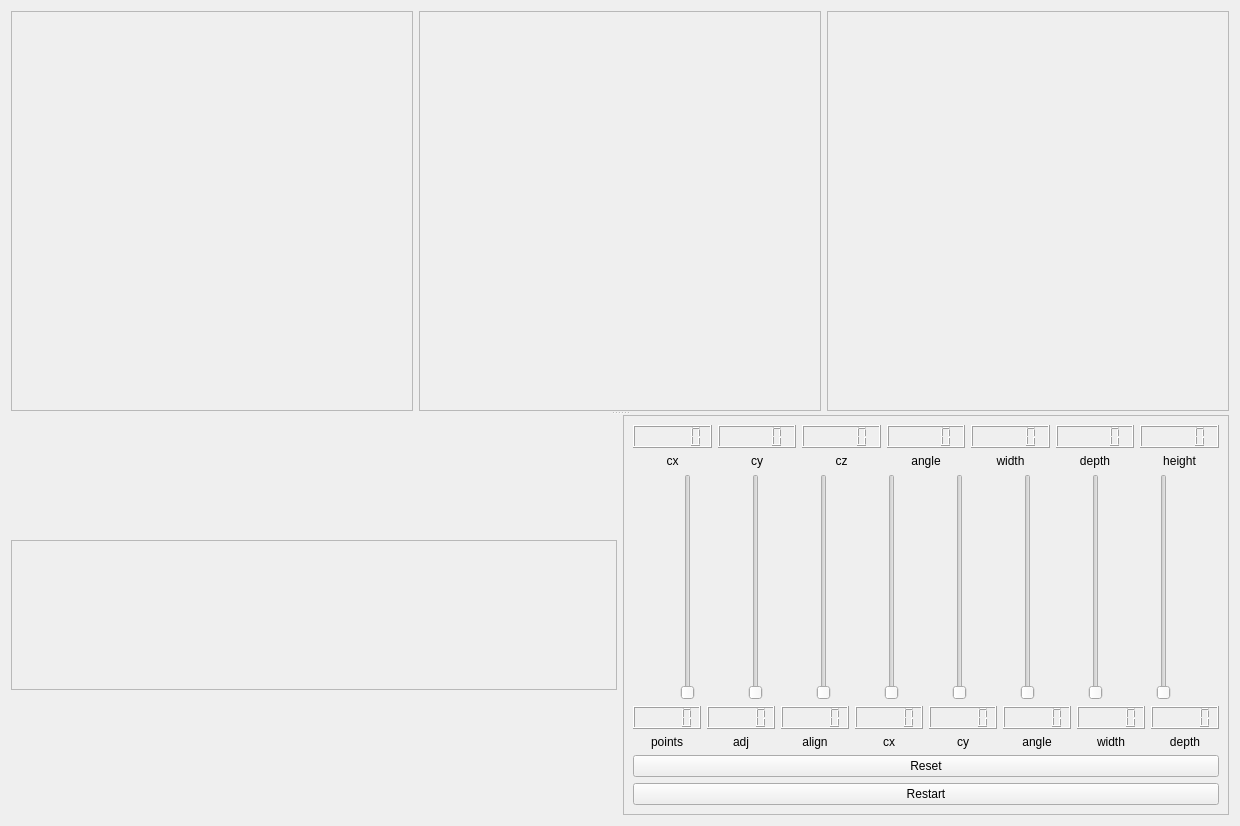
<?xml version="1.0" encoding="UTF-8"?>
<ui version="4.0">
 <class>guiDlg</class>
 <widget class="QWidget" name="guiDlg">
  <property name="geometry">
   <rect>
    <x>0</x>
    <y>0</y>
    <width>1240</width>
    <height>826</height>
   </rect>
  </property>
  <property name="windowTitle">
   <string>chocachoca</string>
  </property>
  <layout class="QVBoxLayout" name="verticalLayout">
   <item>
    <widget class="QSplitter" name="splitter">
     <property name="orientation">
      <enum>Qt::Vertical</enum>
     </property>
     <widget class="QWidget" name="layoutWidget">
      <layout class="QHBoxLayout" name="horizontalLayout_4">
       <item>
        <widget class="QFrame" name="frame_local">
         <property name="sizePolicy">
          <sizepolicy hsizetype="Expanding" vsizetype="Preferred">
           <horstretch>0</horstretch>
           <verstretch>0</verstretch>
          </sizepolicy>
         </property>
         <property name="minimumSize">
          <size>
           <width>400</width>
           <height>400</height>
          </size>
         </property>
         <property name="frameShape">
          <enum>QFrame::StyledPanel</enum>
         </property>
         <property name="frameShadow">
          <enum>QFrame::Raised</enum>
         </property>
        </widget>
       </item>
       <item>
        <widget class="QFrame" name="frame_global">
         <property name="sizePolicy">
          <sizepolicy hsizetype="Expanding" vsizetype="Preferred">
           <horstretch>0</horstretch>
           <verstretch>0</verstretch>
          </sizepolicy>
         </property>
         <property name="minimumSize">
          <size>
           <width>400</width>
           <height>0</height>
          </size>
         </property>
         <property name="frameShape">
          <enum>QFrame::StyledPanel</enum>
         </property>
         <property name="frameShadow">
          <enum>QFrame::Raised</enum>
         </property>
        </widget>
       </item>
       <item>
        <widget class="QFrame" name="frame_3d">
         <property name="sizePolicy">
          <sizepolicy hsizetype="Expanding" vsizetype="Preferred">
           <horstretch>0</horstretch>
           <verstretch>0</verstretch>
          </sizepolicy>
         </property>
         <property name="minimumSize">
          <size>
           <width>400</width>
           <height>0</height>
          </size>
         </property>
         <property name="frameShape">
          <enum>QFrame::StyledPanel</enum>
         </property>
         <property name="frameShadow">
          <enum>QFrame::Raised</enum>
         </property>
        </widget>
       </item>
      </layout>
     </widget>
     <widget class="QWidget" name="layoutWidget">
      <layout class="QHBoxLayout" name="horizontalLayout_9">
       <item>
        <widget class="QFrame" name="frame_plot">
         <property name="sizePolicy">
          <sizepolicy hsizetype="Preferred" vsizetype="Minimum">
           <horstretch>0</horstretch>
           <verstretch>0</verstretch>
          </sizepolicy>
         </property>
         <property name="maximumSize">
          <size>
           <width>16777215</width>
           <height>150</height>
          </size>
         </property>
         <property name="frameShape">
          <enum>QFrame::StyledPanel</enum>
         </property>
         <property name="frameShadow">
          <enum>QFrame::Raised</enum>
         </property>
        </widget>
       </item>
       <item>
        <widget class="QFrame" name="frame_2">
         <property name="sizePolicy">
          <sizepolicy hsizetype="Minimum" vsizetype="Preferred">
           <horstretch>0</horstretch>
           <verstretch>0</verstretch>
          </sizepolicy>
         </property>
         <property name="minimumSize">
          <size>
           <width>0</width>
           <height>400</height>
          </size>
         </property>
         <property name="frameShape">
          <enum>QFrame::StyledPanel</enum>
         </property>
         <property name="frameShadow">
          <enum>QFrame::Raised</enum>
         </property>
         <layout class="QHBoxLayout" name="horizontalLayout_5">
          <item>
           <layout class="QVBoxLayout" name="verticalLayout_4">
            <item>
             <layout class="QHBoxLayout" name="horizontalLayout_6">
              <item>
               <widget class="QLCDNumber" name="lcdNumber_cx_current">
                <property name="smallDecimalPoint">
                 <bool>true</bool>
                </property>
               </widget>
              </item>
              <item>
               <widget class="QLCDNumber" name="lcdNumber_cy_current"/>
              </item>
              <item>
               <widget class="QLCDNumber" name="lcdNumber_cz_current"/>
              </item>
              <item>
               <widget class="QLCDNumber" name="lcdNumber_angle_current"/>
              </item>
              <item>
               <widget class="QLCDNumber" name="lcdNumber_width_current"/>
              </item>
              <item>
               <widget class="QLCDNumber" name="lcdNumber_depth_current"/>
              </item>
              <item>
               <widget class="QLCDNumber" name="lcdNumber_height_current"/>
              </item>
             </layout>
            </item>
            <item>
             <layout class="QHBoxLayout" name="horizontalLayout_2">
              <item>
               <widget class="QLabel" name="label_8">
                <property name="text">
                 <string>cx</string>
                </property>
                <property name="alignment">
                 <set>Qt::AlignCenter</set>
                </property>
               </widget>
              </item>
              <item>
               <widget class="QLabel" name="label_14">
                <property name="text">
                 <string>cy</string>
                </property>
                <property name="alignment">
                 <set>Qt::AlignCenter</set>
                </property>
               </widget>
              </item>
              <item>
               <widget class="QLabel" name="label_7">
                <property name="text">
                 <string>cz</string>
                </property>
                <property name="alignment">
                 <set>Qt::AlignCenter</set>
                </property>
               </widget>
              </item>
              <item>
               <widget class="QLabel" name="label_6">
                <property name="text">
                 <string>angle</string>
                </property>
                <property name="alignment">
                 <set>Qt::AlignCenter</set>
                </property>
               </widget>
              </item>
              <item>
               <widget class="QLabel" name="label_3">
                <property name="text">
                 <string>width</string>
                </property>
                <property name="alignment">
                 <set>Qt::AlignCenter</set>
                </property>
               </widget>
              </item>
              <item>
               <widget class="QLabel" name="label">
                <property name="text">
                 <string>depth</string>
                </property>
                <property name="alignment">
                 <set>Qt::AlignCenter</set>
                </property>
               </widget>
              </item>
              <item>
               <widget class="QLabel" name="label_15">
                <property name="text">
                 <string>height</string>
                </property>
                <property name="alignment">
                 <set>Qt::AlignCenter</set>
                </property>
               </widget>
              </item>
             </layout>
            </item>
            <item>
             <layout class="QHBoxLayout" name="horizontalLayout"/>
            </item>
            <item>
             <layout class="QHBoxLayout" name="horizontalLayout_3">
              <item>
               <widget class="QSlider" name="slider_points_cost">
                <property name="minimum">
                 <number>1</number>
                </property>
                <property name="maximum">
                 <number>10000</number>
                </property>
                <property name="singleStep">
                 <number>1</number>
                </property>
                <property name="value">
                 <number>1</number>
                </property>
                <property name="orientation">
                 <enum>Qt::Vertical</enum>
                </property>
               </widget>
              </item>
              <item>
               <widget class="QSlider" name="slider_adj_cost">
                <property name="minimum">
                 <number>1</number>
                </property>
                <property name="maximum">
                 <number>10000</number>
                </property>
                <property name="singleStep">
                 <number>1</number>
                </property>
                <property name="orientation">
                 <enum>Qt::Vertical</enum>
                </property>
               </widget>
              </item>
              <item>
               <widget class="QSlider" name="slider_alignment_cost">
                <property name="minimum">
                 <number>1</number>
                </property>
                <property name="maximum">
                 <number>10000</number>
                </property>
                <property name="singleStep">
                 <number>1</number>
                </property>
                <property name="orientation">
                 <enum>Qt::Vertical</enum>
                </property>
               </widget>
              </item>
              <item>
               <widget class="QSlider" name="slider_cx_prior">
                <property name="minimum">
                 <number>1</number>
                </property>
                <property name="maximum">
                 <number>10000</number>
                </property>
                <property name="orientation">
                 <enum>Qt::Vertical</enum>
                </property>
               </widget>
              </item>
              <item>
               <widget class="QSlider" name="slider_cy_prior">
                <property name="minimum">
                 <number>1</number>
                </property>
                <property name="maximum">
                 <number>10000</number>
                </property>
                <property name="orientation">
                 <enum>Qt::Vertical</enum>
                </property>
               </widget>
              </item>
              <item>
               <widget class="QSlider" name="slider_alpha_prior">
                <property name="minimum">
                 <number>1</number>
                </property>
                <property name="maximum">
                 <number>10000</number>
                </property>
                <property name="orientation">
                 <enum>Qt::Vertical</enum>
                </property>
               </widget>
              </item>
              <item>
               <widget class="QSlider" name="slider_width_prior">
                <property name="minimum">
                 <number>1</number>
                </property>
                <property name="maximum">
                 <number>10000</number>
                </property>
                <property name="orientation">
                 <enum>Qt::Vertical</enum>
                </property>
               </widget>
              </item>
              <item>
               <widget class="QSlider" name="slider_depth_prior">
                <property name="minimum">
                 <number>1</number>
                </property>
                <property name="maximum">
                 <number>10000</number>
                </property>
                <property name="orientation">
                 <enum>Qt::Vertical</enum>
                </property>
               </widget>
              </item>
             </layout>
            </item>
            <item>
             <layout class="QHBoxLayout" name="horizontalLayout_7">
              <item>
               <widget class="QLCDNumber" name="lcdNumber_points"/>
              </item>
              <item>
               <widget class="QLCDNumber" name="lcdNumber_adj"/>
              </item>
              <item>
               <widget class="QLCDNumber" name="lcdNumber_alignment">
                <property name="sizePolicy">
                 <sizepolicy hsizetype="Minimum" vsizetype="Fixed">
                  <horstretch>0</horstretch>
                  <verstretch>0</verstretch>
                 </sizepolicy>
                </property>
               </widget>
              </item>
              <item>
               <widget class="QLCDNumber" name="lcdNumber_cx_prior"/>
              </item>
              <item>
               <widget class="QLCDNumber" name="lcdNumber_cy_prior"/>
              </item>
              <item>
               <widget class="QLCDNumber" name="lcdNumber_alpha_prior"/>
              </item>
              <item>
               <widget class="QLCDNumber" name="lcdNumber_width_prior"/>
              </item>
              <item>
               <widget class="QLCDNumber" name="lcdNumber_depth_prior"/>
              </item>
             </layout>
            </item>
            <item>
             <layout class="QHBoxLayout" name="horizontalLayout_8">
              <item>
               <widget class="QLabel" name="label_13">
                <property name="text">
                 <string>points</string>
                </property>
                <property name="alignment">
                 <set>Qt::AlignCenter</set>
                </property>
               </widget>
              </item>
              <item>
               <widget class="QLabel" name="label_12">
                <property name="text">
                 <string>adj</string>
                </property>
                <property name="alignment">
                 <set>Qt::AlignCenter</set>
                </property>
               </widget>
              </item>
              <item>
               <widget class="QLabel" name="label_11">
                <property name="text">
                 <string>align</string>
                </property>
                <property name="alignment">
                 <set>Qt::AlignCenter</set>
                </property>
               </widget>
              </item>
              <item>
               <widget class="QLabel" name="label_10">
                <property name="text">
                 <string>cx</string>
                </property>
                <property name="alignment">
                 <set>Qt::AlignCenter</set>
                </property>
               </widget>
              </item>
              <item>
               <widget class="QLabel" name="label_9">
                <property name="text">
                 <string>cy</string>
                </property>
                <property name="alignment">
                 <set>Qt::AlignCenter</set>
                </property>
               </widget>
              </item>
              <item>
               <widget class="QLabel" name="label_2">
                <property name="layoutDirection">
                 <enum>Qt::LeftToRight</enum>
                </property>
                <property name="text">
                 <string>angle</string>
                </property>
                <property name="alignment">
                 <set>Qt::AlignCenter</set>
                </property>
               </widget>
              </item>
              <item>
               <widget class="QLabel" name="label_4">
                <property name="text">
                 <string>width</string>
                </property>
                <property name="alignment">
                 <set>Qt::AlignCenter</set>
                </property>
               </widget>
              </item>
              <item>
               <widget class="QLabel" name="label_5">
                <property name="text">
                 <string>depth</string>
                </property>
                <property name="alignment">
                 <set>Qt::AlignCenter</set>
                </property>
               </widget>
              </item>
             </layout>
            </item>
            <item>
             <widget class="QPushButton" name="pushButton_reset">
              <property name="text">
               <string>Reset</string>
              </property>
              <property name="checkable">
               <bool>false</bool>
              </property>
              <property name="checked">
               <bool>false</bool>
              </property>
             </widget>
            </item>
            <item>
             <widget class="QPushButton" name="pushButton_restart">
              <property name="text">
               <string>Restart</string>
              </property>
             </widget>
            </item>
           </layout>
          </item>
         </layout>
        </widget>
       </item>
      </layout>
     </widget>
    </widget>
   </item>
  </layout>
 </widget>
 <resources/>
 <connections/>
</ui>
